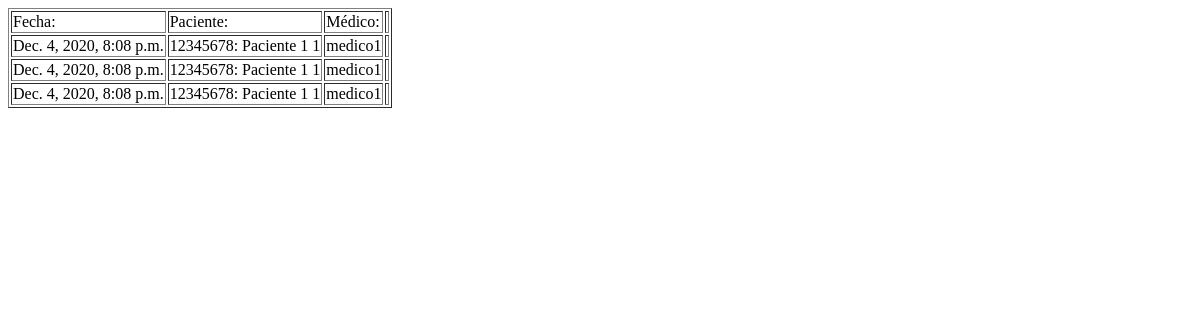
The app's page /turnos/, older data.
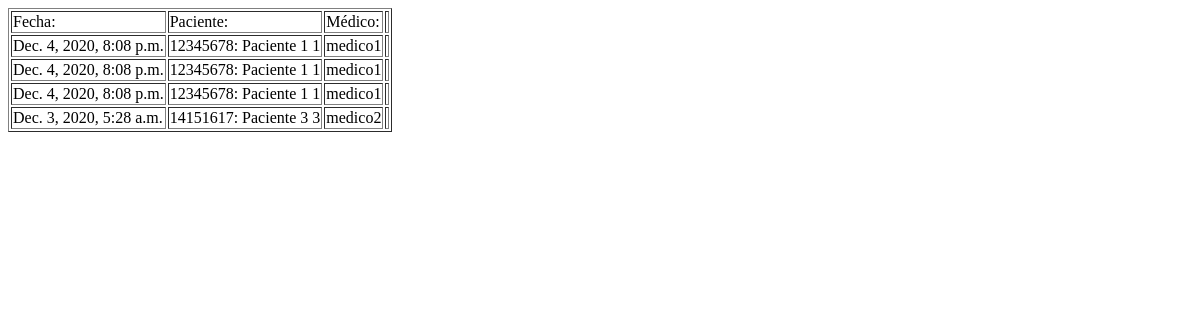
The same page, newer data.
### turnos/models.py (models this page shows, shortened)
class Turno(models.Model):
    fecha = models.DateTimeField(default=timezone.now)
    paciente = models.ForeignKey(pacientes_models.Paciente, on_delete=models.CASCADE)
    medico = models.ForeignKey(settings.AUTH_USER_MODEL, on_delete=models.CASCADE)
    asistio = models.BooleanField(null=True)

### pacientes/models.py (models this page shows)
class Paciente(models.Model):
    nombre = models.CharField(max_length=64)
    apellido = models.CharField(max_length=64)
    dni = models.CharField(unique=True, max_length=8, validators=[RegexValidator(r'^\d{1,10}$')])
    def __str__(self):
        return f"{self.dni}: {self.nombre} {self.apellido}"

### turnos/views.py (the view)
# urls.py: path("", views.index, name="index"),
def index(request):
    data = {
        'turnos': Turno.objects.all()
    }
    return render(request, 'turnos.html', data)

### turnos/templates/turnos.html (shortened to what this page needs)
{% extends 'layout.html' %}
{% block body %}
    <table border="1">
        <thead>
            <tr>
                <td>Fecha:</td>
                <td>Paciente:</td>
                <td>Médico:</td>
                <td>
                </td>
            </tr>
        </thead>
        <tbody>
            {% for turno in turnos %}
                {% if perms.pacientes.add_historia %}
                    {% if user.id == turno.medico.id %}
                    <tr>
                        <td>{{ turno.fecha }}</td>
                        <td>{{ turno.paciente }} {{ turno.paciente.id }}</td>
                        <td>{{ turno.medico }}</td>
                        <td>
                            {% if perms.turnos.view_turno %}
                            <a href="{% url 'pacientes:ver' turno.paciente.id %}"> Ver</a>
                            {% endif %}
                        </td>
                    </tr>
                    {% endif %}
                {% else %}
                <tr>
                    <td>{{ turno.fecha }}</td>
                    <td>{{ turno.paciente }} {{ turno.paciente.id }}</td>
                    <td>{{ turno.medico }}</td>
                    <td>
                    </td>
                </tr>
                {% endif %}
            {% empty %}
                <tr>
                    <td colspan="4">No hay turnos cargados</td>
                </tr>
            {% endfor %}
        </tbody>
    </table>
{% endblock  %}

Row changes from the older to the newer data that the page shows:
added Turno: fecha "Dec. 3, 2020, 5:28 a.m.", paciente "14151617: Paciente 3", paciente.id "3", medico "medico2"
